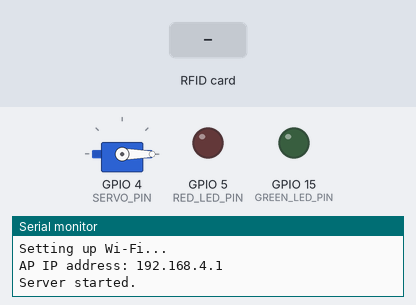
Recording of a sketch running on a simulated ESP8266 (NodeMCU). On the bench: servo, output pins drawn as LEDs (lit = HIGH), the last lines printed to the serial monitor. The inputs (shaded band) are chosen by the test bench.

Above: at 1.2 s.
1.3 s: RFID card 12 34 12 34 held to the reader
At 2.0 s:
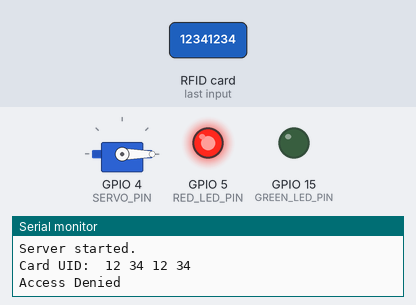
2.8 s: RFID card E3 C4 59 14 held to the reader
At 3.5 s:
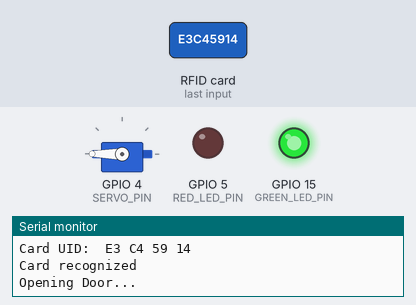
4.4 s: RFID card 5E 7A 19 C4 held to the reader
At 4.9 s:
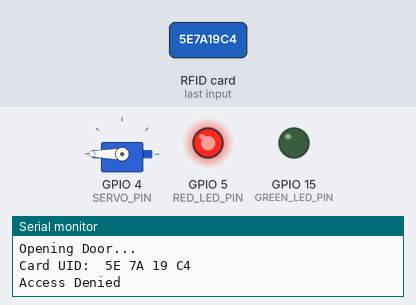
6.0 s: RFID card E3 C4 59 14 held to the reader
At 6.9 s:
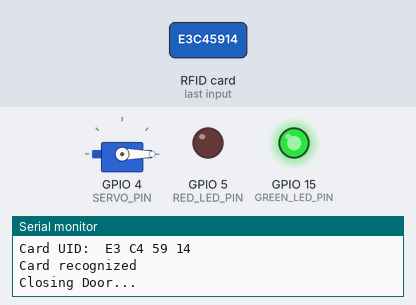
Timing chart, 0 to 9.0 s (numbered marks = the images above; inputs shaded):
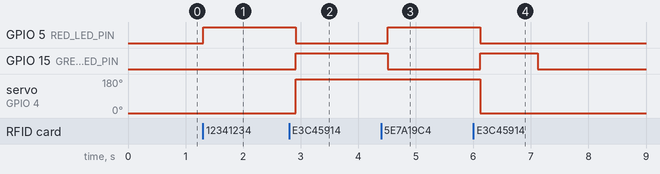

Measured:
- after the input at 1.3 s, GPIO 5 (RED_LED_PIN): LOW → HIGH at once
- after the input at 2.8 s, GPIO 5 (RED_LED_PIN): HIGH → LOW after 0.11 s; GPIO 15 (GREEN_LED_PIN): LOW → HIGH after 0.11 s; servo on GPIO 4 (SERVO_PIN): 0° → 180° after 0.11 s
- after the input at 4.4 s, GPIO 5 (RED_LED_PIN): LOW → HIGH after 0.12 s; GPIO 15 (GREEN_LED_PIN): HIGH → LOW after 0.12 s
- after the input at 6.0 s, GPIO 5 (RED_LED_PIN): HIGH → LOW after 0.12 s; GPIO 15 (GREEN_LED_PIN): LOW → HIGH after 0.12 s, → LOW 1.0 s later; servo on GPIO 4 (SERVO_PIN): 180° → 0° after 0.12 s

The sketch:

Card_Access_Door_Lock.ino
```cpp
#include <ESP8266WiFi.h>
#include <SPI.h>
#include <MFRC522.h>
#include <Servo.h>

#define SS_PIN 2   // Pin for RFID SS
#define RST_PIN 0  // Pin for RFID RST
#define SERVO_PIN 4  // Pin for the Servo
#define GREEN_LED_PIN 15  // Pin for Green LED
#define RED_LED_PIN 5  // Pin for Red LED

// Wi-Fi credentials
const char* ssid = "NodeMCU__HOTSPOT";
const char* password = "12341234";

// Create a server instance on port 80
WiFiServer server(80);

MFRC522 rfid(SS_PIN, RST_PIN);  // Create RFID instance
Servo myServo;  // Create Servo instance
MFRC522::MIFARE_Key key;

// Set allowed card ID to F3 68 00 28
byte allowedCard[4] = {0xE3, 0xC4, 0x59, 0x14};

bool doorOpen = false;  // Variable to track if the door is open or closed

void setup() {
  Serial.begin(115200);  // Initialize serial communication
  SPI.begin();  // Init SPI bus
  rfid.PCD_Init();  // Init MFRC522
  myServo.attach(SERVO_PIN);  // Attach the servo to the specified pin
  myServo.write(0);  // Initialize servo to closed position

  // Configure LED pins as output
  pinMode(GREEN_LED_PIN, OUTPUT);
  pinMode(RED_LED_PIN, OUTPUT);

  // Turn off both LEDs initially
  digitalWrite(GREEN_LED_PIN, LOW);
  digitalWrite(RED_LED_PIN, LOW);

  // Disable built-in LED
  //pinMode(LED_BUILTIN, OUTPUT);   //Set built-in LED pin as output
  //digitalWrite(LED_BUILTIN, HIGH);  //Turn off the built-in LED (since it’s active-low)

  // Start Wi-Fi in Access Point mode
  Serial.println("Setting up Wi-Fi...");
  WiFi.softAP(ssid, password);

  IPAddress IP = WiFi.softAPIP();
  Serial.print("AP IP address: ");
  Serial.println(IP);

  // Start the server
  server.begin();
  Serial.println("Server started.");
}

void loop() {
  // Look for a card
  if (rfid.PICC_IsNewCardPresent() && rfid.PICC_ReadCardSerial()) {
    Serial.print("Card UID: ");
    for (byte i = 0; i < rfid.uid.size; i++) {
      Serial.print(rfid.uid.uidByte[i] < 0x10 ? " 0" : " ");
      Serial.print(rfid.uid.uidByte[i], HEX);
    }
    Serial.println();

    // Check if the scanned card matches the allowed card
    if (checkCard(rfid.uid.uidByte)) {
      Serial.println("Card recognized");
      digitalWrite(GREEN_LED_PIN, HIGH);  // Turn on the green LED
      digitalWrite(RED_LED_PIN, LOW);  // Turn off the red LED
      if (doorOpen) {
        closeDoor();  // Close the door if it's currently open
      } else {
        openDoor();  // Open the door if it's currently closed
      }
    } else {
      Serial.println("Access Denied");
      digitalWrite(GREEN_LED_PIN, LOW);  // Turn off the green LED
      digitalWrite(RED_LED_PIN, HIGH);  // Turn on the red LED
    }
    rfid.PICC_HaltA();  // Halt the RFID reader
  }

  // Handle client requests
  WiFiClient client = server.available();
  if (client) {
    Serial.println("New Client connected.");
    String currentLine = "";
    while (client.connected()) {
      if (client.available()) {
        char c = client.read();
        if (c == '\n') {
          if (currentLine.length() == 0) {
            // Send the HTML response
            client.println("HTTP/1.1 200 OK");
            client.println("Content-Type: text/html");
            client.println("Connection: close");
            client.println();

            // HTML + CSS for styled interface
            client.println("<!DOCTYPE html><html>");
            client.println("<head><title>Card Access Door Lock</title>");
            client.println("<meta http-equiv='refresh' content='3'>");  // Auto-refresh every 3 seconds
            client.println("<style>");
            client.println("body { font-family: 'Segoe UI', Tahoma, Geneva, Verdana, sans-serif; background-color: #f7f8fa; color: #444; display: flex; justify-content: center; align-items: center; height: 100vh; margin: 0; }");
            client.println("h1 { font-size: 2.5em; color: #333; margin-bottom: 20px; }");
            client.println(".container { background-color: #fff; padding: 20px 40px; border-radius: 12px; box-shadow: 0 4px 8px rgba(0, 0, 0, 0.1); text-align: center; }");
            client.println(".status { font-size: 1.2em; padding: 12px 20px; color: #fff; border-radius: 8px; display: inline-block; width: 200px; margin-top: 10px; }");
            client.println(".open { background-color: #28a745; }");  // Green for door open
            client.println(".closed { background-color: #dc3545; }");  // Red for door closed
            client.println("footer { margin-top: 20px; font-size: 0.9em; color: #888; }");
            client.println("</style>");
            client.println("</head><body>");

            client.println("<div class='container'>");
            client.println("<h1>Door Lock Status</h1>");

            // Display door status
            client.println("<div class='status " + String(doorOpen ? "open" : "closed") + "'>" + String(doorOpen ? "Door Open" : "Door Closed") + "</div>");
            client.println("<footer></footer>");

            client.println("</div>");
            client.println("</body></html>");

            break;
          } else {
            currentLine = "";
          }
        } else if (c != '\r') {
          currentLine += c;
        }
      }
    }
    client.stop();
    Serial.println("Client disconnected.");
  }
  delay(100);
}

// Function to check if the scanned card matches the allowed card UID
bool checkCard(byte *readCard) {
  for (byte i = 0; i < 4; i++) {
    if (readCard[i] != allowedCard[i]) {
      return false;
    }
  }
  return true;
}

// Function to open the door (rotate the servo to open position)
void openDoor() {
  Serial.println("Opening Door...");
  myServo.write(180);  // Rotate the servo to 180 degrees (open)
  delay(1000);  // Let the servo move to the position
  doorOpen = true;  // Update the door state to open
}

// Function to close the door (rotate the servo to closed position)
void closeDoor() {
  Serial.println("Closing Door...");
  myServo.write(0);  // Rotate the servo to 0 degrees (closed)
  delay(1000);  // Let the servo move to the position
  doorOpen = false;  // Update the door state to closed
  digitalWrite(GREEN_LED_PIN, LOW);
}
```
